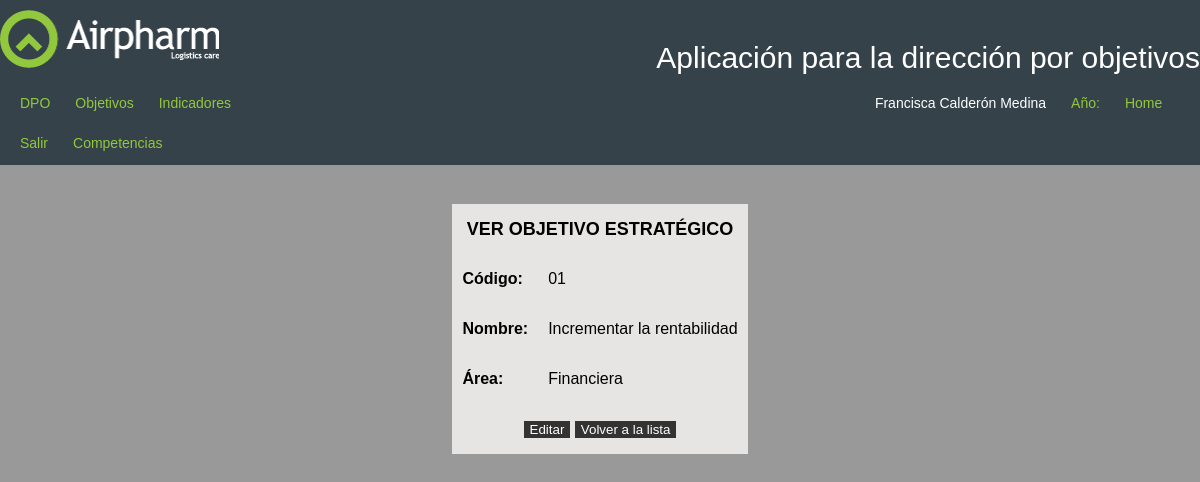
The app's page /httpdocs/administracion/objetivos_estrategicos/show.php?oe_id=1 (signed in) with its own data.
### tables this page shows
CREATE TABLE `objetivos_estrategicos` (
  `oe_id` int(10) UNSIGNED NOT NULL,
  `oe_codigo` varchar(255) NOT NULL,
  `oe_nombre` varchar(255) NOT NULL,
  `oe_area` varchar(255) NOT NULL
);

### httpdocs/administracion/objetivos_estrategicos/show.php (the view, shortened to what this page needs)
<?php session_start();
include("../../cabecera.php");
$oe_id=$_GET['oe_id'];
$query="SELECT * FROM objetivos_estrategicos WHERE oe_id=".$oe_id;
$result=mysql_query($query) or die("No se puede ejecutar la sentencia: ".$query);
$row=mysql_fetch_array($result);
?>
<link href="/css/style.css" rel="stylesheet" type="text/css">
<div id="content">
<div style="width:100%;">
<center>   <form action="insert.php" method="post" onSubmit="return Valida(this);" style="text-align:-moz-center;">
    <table align="center" class="tabla_introduccion">
      <tr>
        <td colspan="2" class="titulo negrita">VER OBJETIVO ESTRATÉGICO</td>
      </tr>
      <tr>
        <td class="titulos_campos"> Código: </td>
        <td><?php echo utf8_encode($row['oe_codigo']);?></td>
      </tr>
      <tr>
        <td class="titulos_campos"> Nombre: </td>
        <td><?php echo utf8_encode($row['oe_nombre']);?></td>
      </tr>
      <tr>
        <td class="titulos_campos"> Área: </td>
        <td><?php echo utf8_encode($row['oe_area']);?></td>
      </tr>
      <tr>
        <td colspan="2" align="center"><input type="button" value="Editar" class="boton-crear" onClick="document.location.href = 'edit.php?oe_id=<?php echo $oe_id;?>'">&nbsp;<input type="button" value="Volver a la lista" class="boton-crear" onClick="document.location.href = 'index.php'"></td>
      </tr>
    </table>
  </form></center>
  </div>
</div>
</body></html>

### httpdocs/css/style.css (style rules this page uses)
html, body, div, span, applet, object, iframe, h1, h2, h3, h4, h5, h6, p, blockquote, pre, a, abbr, acronym, address, big, cite, code, del, dfn, em, img, ins, kbd, q, s, samp, small, strike, strong, sub, sup, tt, var, b, u, i, center, dl, dt, dd, ol, ul, li, fieldset, form, label, legend, table, caption, tbody, tfoot, thead, tr, th, td, article, aside, canvas, details, embed, figure, figcaption, footer, header, hgroup, menu, nav, output, ruby, section, summary, time, mark, audio, video { border: 0 none; font-family: Arial; font-size: 100%; margin: 0; padding: 0; vertical-align: baseline; }
body { line-height: 30px; background-color:#999999; }
table { border-spacing: 0; }
header, div { overflow: auto; padding-bottom: 1px; }
header div, #content, footer div { clear: both; margin: 0 auto; width: 1200px; }
.negrita { font-weight: bold; }
#content { min-height: 150px; padding: 16px 0; }
.titulo { font-size:18px; text-align:center; }
.tabla_introduccion { background-color:#e7e5e3; margin-top:20px; }
.tabla_introduccion td { padding:10px; }
.boton-crear { background-color: #333333; color: #FFFFFF; border:none; cursor:pointer; }
.titulos_campos { font-weight:bold; }

### records on screen
objetivos_estrategicos: oe_codigo "01", oe_nombre "Incrementar la rentabilidad", oe_area "Financiera"

### other values on screen
$_SESSION['usr_nombre'] "Francisca"
$_SESSION['usr_apellidos'] "Calderón Medina"
